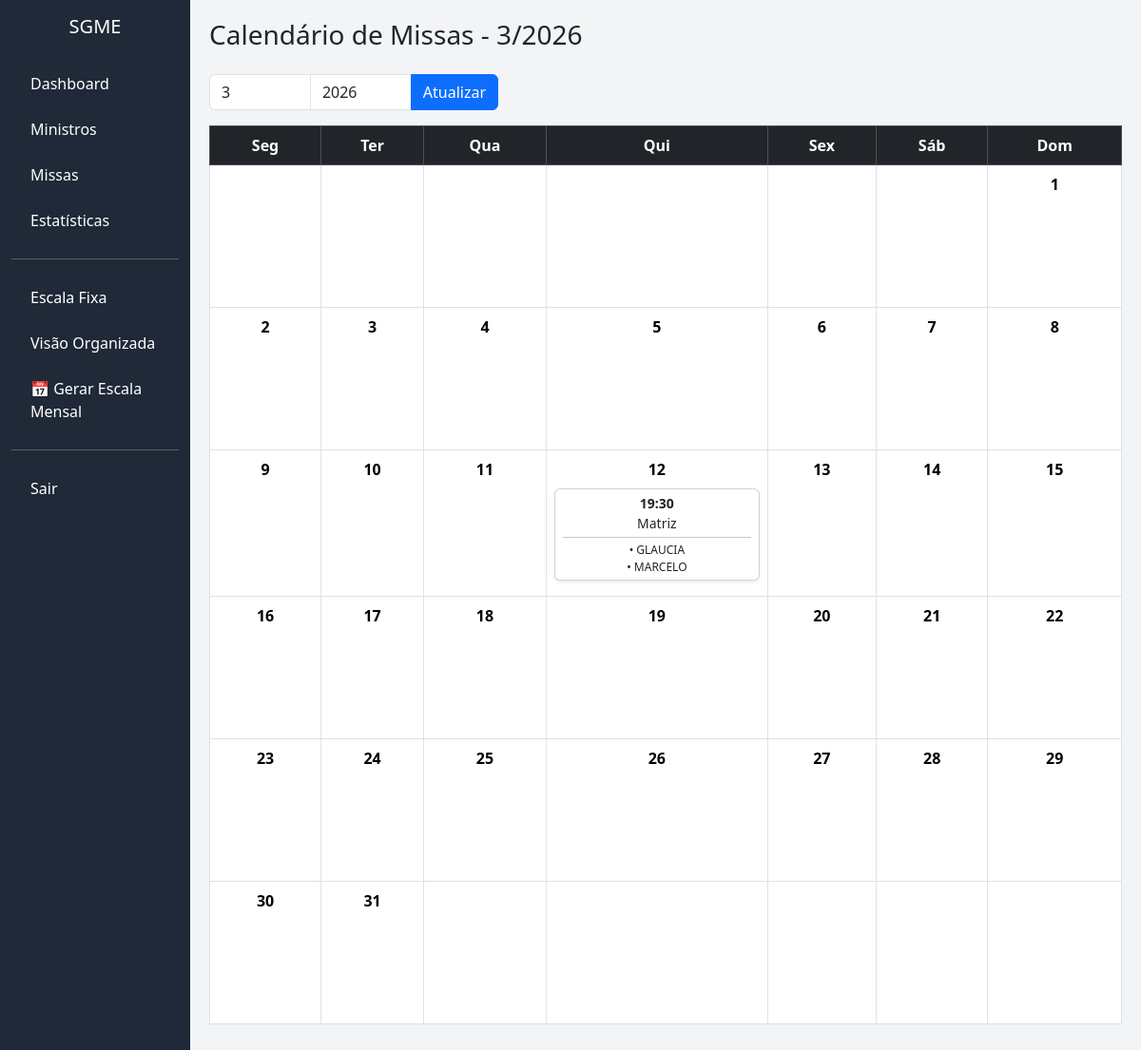
/missas/calendario (signed in), run on an earlier commit of the app's database.
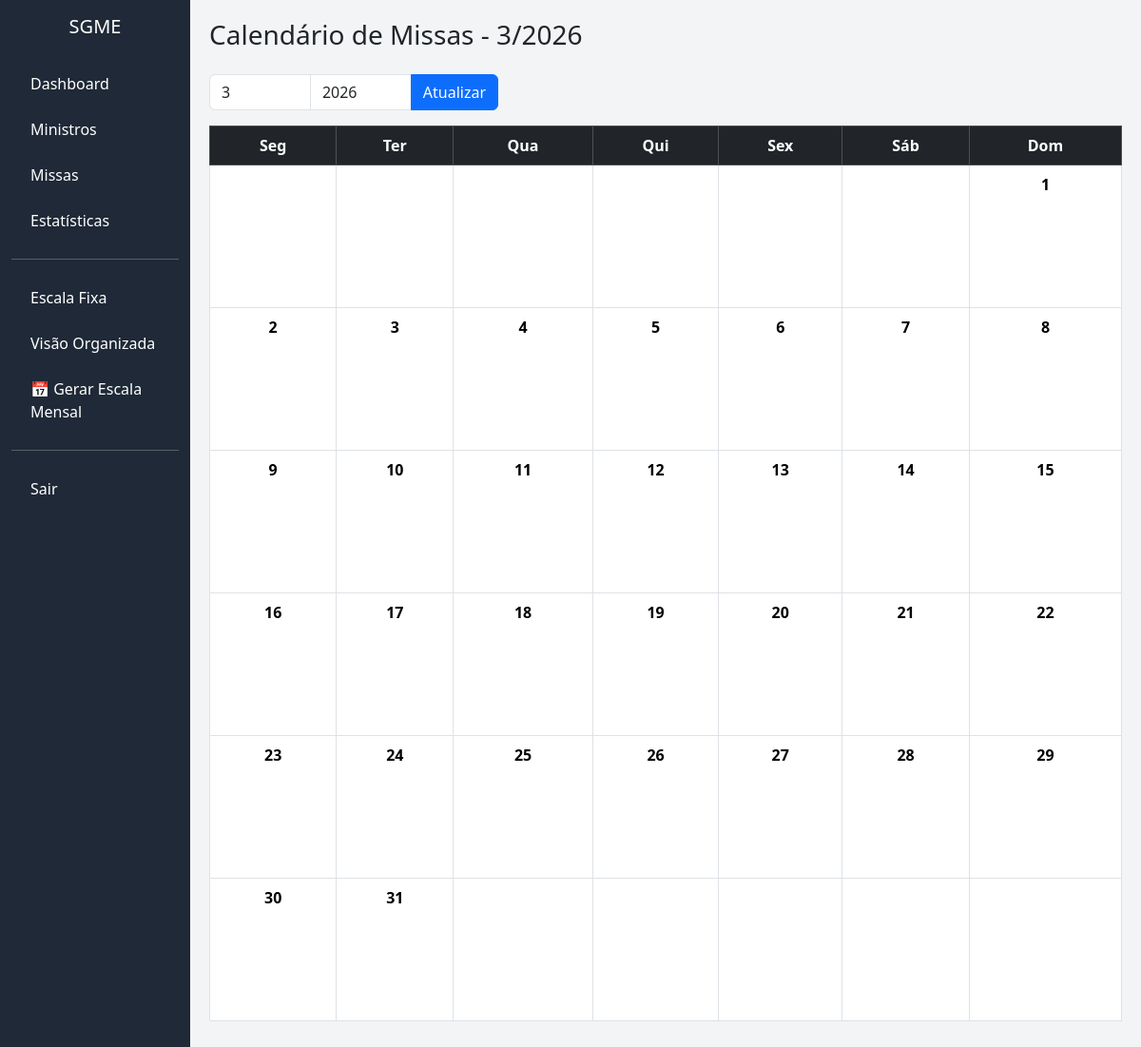
And on a later commit of the database.
### models.py (models this page shows, shortened)
class Missa(db.Model):
    id = db.Column(db.Integer, primary_key=True)
    data = db.Column(db.Date, nullable=False)
    horario = db.Column(db.String(10))
    comunidade = db.Column(db.String(100))
    qtd_ministros = db.Column(db.Integer)
    id_paroquia = db.Column(db.Integer, db.ForeignKey('paroquia.id'))

class Ministro(db.Model):
    id = db.Column(db.Integer, primary_key=True)
    nome = db.Column(db.String(120))
    telefone = db.Column(db.String(20))
    email = db.Column(db.String(120))
    data_nascimento = db.Column(db.Date)
    tempo_ministerio = db.Column(db.Integer)
    data_cadastro = db.Column(db.Date, default=date.today)
    id_paroquia = db.Column(db.Integer, db.ForeignKey('paroquia.id'))
    token_publico = db.Column(db.String(120), unique=True,default=lambda: str(uuid.uuid4()))
    __table_args__ = (
        db.UniqueConstraint('nome', 'id_paroquia', name='unique_ministro_paroquia'),
    )

### app.py (the view)
@app.route("/missas/calendario")
@login_required
def calendario_missas():
    hoje = date.today()
    mes = int(request.args.get("mes", hoje.month))
    ano = int(request.args.get("ano", hoje.year))
    cal = calendar.monthcalendar(ano, mes)
    missas = Missa.query.filter(
        Missa.id_paroquia == current_user.id_paroquia,
        db.extract("month", Missa.data) == mes,
        db.extract("year", Missa.data) == ano
    ).all()
    estrutura = {}
    for missa in missas:
        dia = missa.data.day
        if dia not in estrutura:
            estrutura[dia] = []
        escalas = Escala.query.filter_by(id_missa=missa.id).all()
        ministros = []
        for e in escalas:
            if e.ministro:
               ministros.append(e.ministro.nome)
        estrutura[dia].append({
            "horario": missa.horario,
            "comunidade": missa.comunidade,
            "ministros": ministros
        })
    return render_template(
        "calendario_missas.html",
        cal=cal,
        estrutura=estrutura,
        mes=mes,
        ano=ano
    )

### app.py (called while the page is built)
@login_manager.user_loader
def load_user(user_id):
    return Usuario.query.get(int(user_id))

### templates/calendario_missas.html
{% extends "base.html" %}
{% block content %}
<h3 class="mb-4">
    Calendário de Missas - {{ mes }}/{{ ano }}
</h3>
<div class="row mb-3">
    <div class="col-md-4">
        <form method="get">
            <div class="input-group">
                <input type="number" name="mes" min="1" max="12" value="{{ mes }}" class="form-control">
                <input type="number" name="ano" value="{{ ano }}" class="form-control">
                <button class="btn btn-primary">Atualizar</button>
            </div>
        </form>
    </div>
</div>
<table class="table table-bordered text-center align-middle">
    <thead class="table-dark">
        <tr>
            <th>Seg</th>
            <th>Ter</th>
            <th>Qua</th>
            <th>Qui</th>
            <th>Sex</th>
            <th>Sáb</th>
            <th>Dom</th>
        </tr>
    </thead>
    <tbody>
    {% for semana in cal %}
        <tr>
        {% for dia in semana %}
            <td style="height:150px; vertical-align:top;">
                {% if dia != 0 %}
                    <div class="fw-bold mb-2">
                        {{ dia }}
                    </div>
                    {% if dia in estrutura %}
                        {% for missa in estrutura[dia] %}
                            <div class="card mb-2 shadow-sm p-1">
                                <small>
                                    <strong>{{ missa.horario }}</strong><br>
                                    {{ missa.comunidade }}
                                </small>
                                <hr class="m-1">
                                {% for nome in missa.ministros %}
                                    <div style="font-size:12px;">
                                        • {{ nome }}
                                    </div>
                                {% endfor %}
                            </div>
                        {% endfor %}
                    {% endif %}
                {% endif %}
            </td>
        {% endfor %}
        </tr>
    {% endfor %}
    </tbody>
</table>
{% endblock %}

What changed in the data, as far as the page shows it:
removed Missa: horario "19:30", comunidade "Matriz"
no longer on this page (row unchanged): Ministro: nome "GLAUCIA"
no longer on this page (row unchanged): Ministro: nome "MARCELO"
